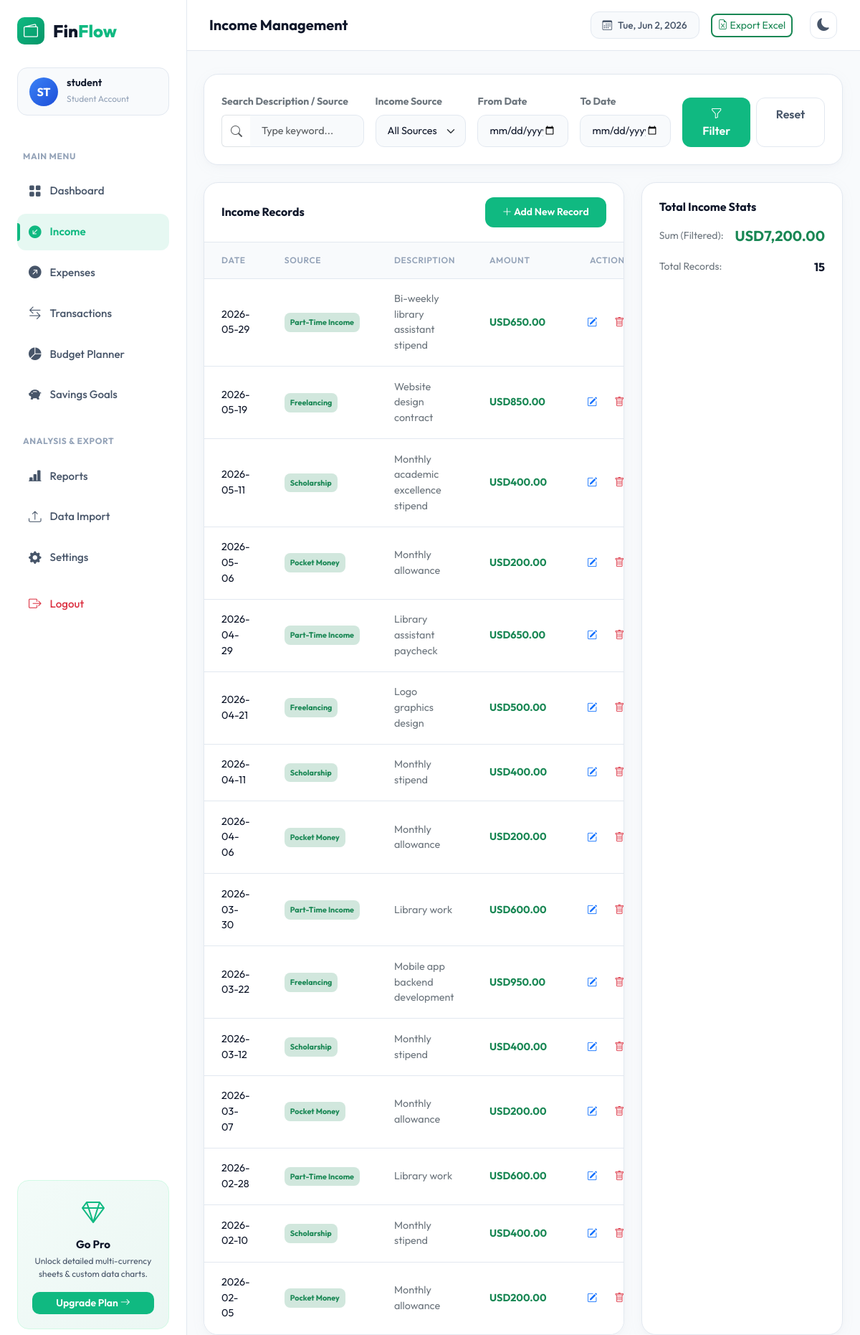
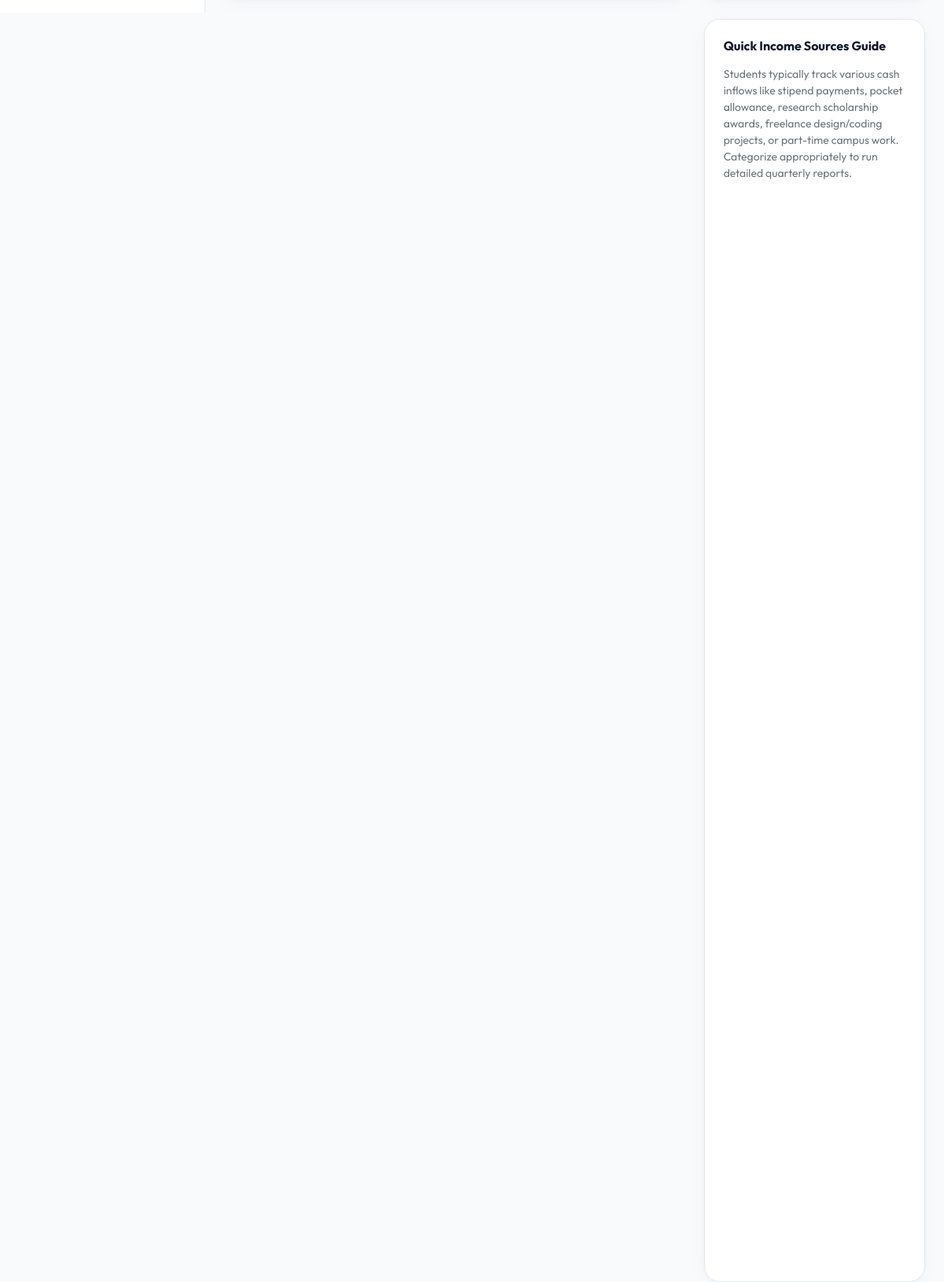
Screenshot of /income (signed in) with the database file from the repository (2 pictures, top to bottom).
### database/models.py (models this page shows, shortened)
class User(db.Model):
    __tablename__ = 'user'
    id = db.Column(db.Integer, primary_key=True)
    username = db.Column(db.String(100), unique=True, nullable=False)
    email = db.Column(db.String(120), unique=True, nullable=False)
    password_hash = db.Column(db.String(256), nullable=False)
    incomes = db.relationship('Income', backref='user', lazy=True, cascade="all, delete-orphan")
    expenses = db.relationship('Expense', backref='user', lazy=True, cascade="all, delete-orphan")
    budgets = db.relationship('Budget', backref='user', lazy=True, cascade="all, delete-orphan")
    savings_goals = db.relationship('SavingsGoal', backref='user', lazy=True, cascade="all, delete-orphan")
    settings = db.relationship('Settings', backref='user', uselist=False, lazy=True, cascade="all, delete-orphan")

class Income(db.Model):
    __tablename__ = 'income'
    id = db.Column(db.Integer, primary_key=True)
    user_id = db.Column(db.Integer, db.ForeignKey('user.id'), nullable=False)
    date = db.Column(db.Date, nullable=False, default=datetime.utcnow)
    source = db.Column(db.String(100), nullable=False)  # Part-Time Income, Freelancing, Scholarship, Pocket Money, Internship Stipend, Business Income, Other Income
    amount = db.Column(db.Float, nullable=False)
    description = db.Column(db.Text, nullable=True)

class Settings(db.Model):
    __tablename__ = 'settings'
    id = db.Column(db.Integer, primary_key=True)
    user_id = db.Column(db.Integer, db.ForeignKey('user.id'), nullable=False)
    currency = db.Column(db.String(10), nullable=False, default='USD')
    theme = db.Column(db.String(10), nullable=False, default='light')
    export_preference = db.Column(db.String(20), nullable=False, default='excel')
    is_premium = db.Column(db.Boolean, default=False, nullable=False)

### routes/income.py (the view)
@income_bp.route('/income', methods=['GET'])
def list_income():
    settings = get_current_settings()
    search_query = request.args.get('search', '')
    source_filter = request.args.get('source', '')
    start_date = request.args.get('start_date', '')
    end_date = request.args.get('end_date', '')
    query = Income.query.filter_by(user_id=session['user_id'])
    if search_query:
        query = query.filter(Income.description.like(f"%{search_query}%") | Income.source.like(f"%{search_query}%"))
    if source_filter:
        query = query.filter(Income.source == source_filter)
    if start_date:
        try:
            start_dt = datetime.strptime(start_date, '%Y-%m-%d').date()
            query = query.filter(Income.date >= start_dt)
        except ValueError:
            pass
    if end_date:
        try:
            end_dt = datetime.strptime(end_date, '%Y-%m-%d').date()
            query = query.filter(Income.date <= end_dt)
        except ValueError:
            pass
    incomes = query.order_by(Income.date.desc(), Income.id.desc()).all()
    sources = ["Part-Time Income", "Freelancing", "Scholarship", "Pocket Money", "Internship Stipend", "Business Income", "Other Income"]
    return render_template(
        'income.html',
        incomes=incomes,
        sources=sources,
        settings=settings,
        search=search_query,
        selected_source=source_filter,
        start_date=start_date,
        end_date=end_date
    )

### templates/income.html (shortened to what this page needs)
{% extends 'base.html' %}
{% block page_title %}Income Management{% endblock %}
{% block content %}
<div class="animate-fade-in">
    <div class="stat-card mb-4">
        <form action="{{ url_for('income.list_income') }}" method="GET" class="row g-3 align-items-end">
            <div class="col-lg-3 col-md-6">
                <label for="search" class="form-label small fw-bold text-secondary">Search Description / Source</label>
                <div class="input-group">
                    <span class="input-group-text bg-transparent border-end-0"><i class="bi bi-search text-muted"></i></span>
                    <input type="text" name="search" id="search" class="form-control border-start-0" placeholder="Type keyword..." value="{{ search }}">
                </div>
            </div>
            <div class="col-lg-2 col-md-6">
                <label for="source" class="form-label small fw-bold text-secondary">Income Source</label>
                <select name="source" id="source" class="form-select">
                    <option value="">All Sources</option>
                </select>
            </div>
            <div class="col-lg-2 col-md-6">
                <label for="start_date" class="form-label small fw-bold text-secondary">From Date</label>
                <input type="date" name="start_date" id="start_date" class="form-control" value="{{ start_date }}">
            </div>
            <div class="col-lg-2 col-md-6">
                <label for="end_date" class="form-label small fw-bold text-secondary">To Date</label>
                <input type="date" name="end_date" id="end_date" class="form-control" value="{{ end_date }}">
            </div>
            <div class="col-lg-3 col-md-12 d-flex gap-2">
                <button type="submit" class="btn btn-primary-custom w-100"><i class="bi bi-funnel"></i> Filter</button>
                <a href="{{ url_for('income.list_income') }}" class="btn btn-outline-custom w-100">Reset</a>
            </div>
        </form>
    </div>
    <div class="row g-4">
        <div class="col-lg-8">
            <div class="custom-table-card">
                <div class="custom-card-header">
                    <h6 class="m-0 fw-bold">Income Records</h6>
                    <button class="btn btn-primary-custom btn-sm" data-bs-toggle="modal" data-bs-target="#addIncomeModal">
                        <i class="bi bi-plus-lg"></i> Add New Record
                    </button>
                </div>
                <div class="table-responsive">
                    <table class="table custom-table">
                        <thead>
                            <tr>
                                <th>Date</th>
                                <th>Source</th>
                                <th>Description</th>
                                <th>Amount</th>
                                <th class="text-end">Actions</th>
                            </tr>
                        </thead>
                        <tbody>
                            {% if incomes %}
                                {% for inc in incomes %}
                                <tr>
                                    <td>{{ inc.date.strftime('%Y-%m-%d') }}</td>
                                    <td><span class="badge bg-success-subtle text-success p-2 rounded-3 fs-7">{{ inc.source }}</span></td>
                                    <td class="text-secondary">{{ inc.description or '-' }}</td>
                                    <td class="fw-bold text-success">{{ settings.currency if settings else '$' }}{{ "{:,.2f}".format(inc.amount) }}</td>
                                    <td class="text-end">
                                        <div class="d-inline-flex gap-2">
                                            <button class="btn btn-sm btn-outline-primary border-0 rounded-3"
                                                    data-bs-toggle="modal"
                                                    data-bs-target="#editIncomeModal"
                                                    data-id="{{ inc.id }}"
                                                    data-date="{{ inc.date.strftime('%Y-%m-%d') }}"
                                                    data-source="{{ inc.source }}"
                                                    data-amount="{{ inc.amount }}"
                                                    data-description="{{ inc.description or '' }}">
                                                <i class="bi bi-pencil-square"></i>
                                            </button>
                                            <form action="{{ url_for('income.delete_income', id=inc.id) }}" method="POST" class="m-0" onsubmit="return confirm('Are you sure you want to delete this record?');">
                                                <button type="submit" class="btn btn-sm btn-outline-danger border-0 rounded-3">
                                                    <i class="bi bi-trash"></i>
                                                </button>
                                            </form>
                                        </div>
                                    </td>
                                </tr>
                                {% endfor %}
                            {% else %}
                                <tr>
                                    <td colspan="5" class="text-center py-4 text-secondary">
                                        No income records found matching your filters.
                                    </td>
                                </tr>
                            {% endif %}
                        </tbody>
                    </table>
                </div>
            </div>
        </div>
        <div class="col-lg-4">
            <div class="stat-card mb-4">
                <h6 class="m-0 fw-bold mb-3">Total Income Stats</h6>
                <div class="d-flex justify-content-between align-items-center mb-3">
                    <span class="text-secondary small">Sum (Filtered):</span>
                    <span class="fw-bold text-success fs-5">
                        {{ settings.currency if settings else '$' }}{{ "{:,.2f}".format(incomes | map(attribute='amount') | sum) }}
                    </span>
                </div>
                <div class="d-flex justify-content-between align-items-center">
                    <span class="text-secondary small">Total Records:</span>
                    <span class="fw-bold">{{ incomes | length }}</span>
                </div>
            </div>
            <div class="stat-card">
                <h6 class="m-0 fw-bold mb-3">Quick Income Sources Guide</h6>
                <p class="text-secondary small">
                    Students typically track various cash inflows like stipend payments, pocket allowance, research scholarship awards, freelance design/coding projects, or part-time campus work. Categorize appropriately to run detailed quarterly reports.
                </p>
            </div>
        </div>
    </div>
</div>
{% endblock %}

### templates/base.html (shortened to what this page needs)
<!DOCTYPE html>
<html lang="en" data-theme="{{ settings.theme if settings else 'light' }}">
<head>
    <link href="https://cdn.jsdelivr.net/npm/bootstrap@5.3.3/dist/css/bootstrap.min.css" rel="stylesheet">
    <link href="https://cdn.jsdelivr.net/npm/bootstrap-icons@1.11.3/font/bootstrap-icons.min.css" rel="stylesheet">
    <link rel="stylesheet" href="{{ url_for('static', filename='css/styles.css') }}">
</head>
<body>
    <div class="app-container">
        <aside class="sidebar">
            <div class="sidebar-header">
                <div class="logo-area">
                    <span class="logo-icon"><i class="bi bi-wallet2"></i></span>
                    <span class="logo-text">Fin<span>Flow</span></span>
                </div>
            </div>
            {% if current_user %}
            <div class="profile-card">
                <div class="profile-avatar">
                    <span class="avatar-placeholder {% if settings and settings.is_premium %}avatar-pro{% endif %}">{{ current_user.username[:2].upper() }}</span>
                </div>
                <div class="profile-info">
                    <h6 class="profile-name">
                        {{ current_user.username }}
                    </h6>
                    <span class="profile-role">{% if settings and settings.is_premium %}Pro Student Account{% else %}Student Account{% endif %}</span>
                </div>
            </div>
            {% endif %}
            <nav class="sidebar-nav">
                <div class="nav-section-title">Main Menu</div>
                <a href="{{ url_for('dashboard.home') }}" class="nav-item {% if request.path == '/' %}active{% endif %}">
                    <i class="bi bi-grid-fill"></i>
                    <span>Dashboard</span>
                </a>
                <a href="{{ url_for('income.list_income') }}" class="nav-item {% if '/income' in request.path %}active{% endif %}">
                    <i class="bi bi-arrow-down-left-circle-fill"></i>
                    <span>Income</span>
                </a>
                <a href="{{ url_for('expense.list_expense') }}" class="nav-item {% if '/expense' in request.path %}active{% endif %}">
                    <i class="bi bi-arrow-up-right-circle-fill"></i>
                    <span>Expenses</span>
                </a>
                <a href="{{ url_for('dashboard.list_transactions') }}" class="nav-item {% if '/transactions' in request.path %}active{% endif %}">
                    <i class="bi bi-arrow-left-right"></i>
                    <span>Transactions</span>
                </a>
                <a href="{{ url_for('budget.list_budget') }}" class="nav-item {% if '/budget' in request.path %}active{% endif %}">
                    <i class="bi bi-pie-chart-fill"></i>
                    <span>Budget Planner</span>
                </a>
                <a href="{{ url_for('savings.list_savings') }}" class="nav-item {% if '/savings' in request.path %}active{% endif %}">
                    <i class="bi bi-piggy-bank-fill"></i>
                    <span>Savings Goals</span>
                </a>
                <div class="nav-section-title mt-4">Analysis & Export</div>
                <a href="{{ url_for('reports.view_reports') }}" class="nav-item {% if '/reports' in request.path %}active{% endif %}">
                    <i class="bi bi-bar-chart-line-fill"></i>
                    <span>Reports</span>
                </a>
                <a href="{{ url_for('export.import_data') }}" class="nav-item {% if '/import' in request.path %}active{% endif %}">
                    <i class="bi bi-upload"></i>
                    <span>Data Import</span>
                </a>
                <a href="{{ url_for('dashboard.view_settings') }}" class="nav-item {% if '/settings' in request.path %}active{% endif %}">
                    <i class="bi bi-gear-fill"></i>
                    <span>Settings</span>
                </a>
                <a href="{{ url_for('auth.logout') }}" class="nav-item text-danger mt-2">
                    <i class="bi bi-box-arrow-right text-danger"></i>
                    <span>Logout</span>
                </a>
            </nav>
            {% if not settings or not settings.is_premium %}
            <div class="sidebar-promo">
                <i class="bi bi-gem promo-icon"></i>
                <h5>Go Pro</h5>
                <p>Unlock detailed multi-currency sheets & custom data charts.</p>
                <button type="button" class="btn btn-promo btn-sm w-100" data-bs-toggle="modal" data-bs-target="#upgradeModal">Upgrade Plan <i class="bi bi-arrow-right"></i></button>
            </div>
            {% endif %}
        </aside>
        <main class="main-content">
            <header class="top-header">
                <div class="header-search">
                    <h5 class="m-0 page-title">{% block page_title %}Dashboard Overview{% endblock %}</h5>
                </div>
                <div class="header-actions">
                    <div class="date-badge d-none d-md-flex">
                        <i class="bi bi-calendar3"></i>
                        <span id="header-date">May 31, 2026</span>
                    </div>
                    <a href="{{ url_for('export.export_excel') }}" class="btn btn-sm btn-outline-success border-2 rounded-3 me-2">
                        <i class="bi bi-file-earmark-excel"></i> Export Excel
                    </a>
                    <form action="{{ url_for('dashboard.view_settings') }}" method="POST" id="theme-toggle-form" class="m-0">
                        <button type="submit" class="theme-toggle-btn" title="Toggle Light/Dark Mode">
                            {% if settings and settings.theme == 'dark' %}
                                <i class="bi bi-sun-fill"></i>
                            {% else %}
                                <i class="bi bi-moon-fill"></i>
                            {% endif %}
                        </button>
                    </form>
                </div>
            </header>
            <div class="content-body container-fluid px-4 py-3">
                {% block content %}{% endblock %}
            </div>
        </main>
    </div>
</body>
</html>

### rows the page displays
User: username "ST", username "student"
Income: date "2026-05-29", source "Part-Time Income", description "Bi-weekly library assistant stipend", amount "650.00"
Settings: currency "USD"
Income: date "2026-05-19", source "Freelancing", description "Website design contract", amount "850.00"
Income: date "2026-05-11", source "Scholarship", description "Monthly academic excellence stipend", amount "400.00"
Income: date "2026-05-06", source "Pocket Money", description "Monthly allowance", amount "200.00"
Income: date "2026-04-29", source "Part-Time Income", description "Library assistant paycheck", amount "650.00"
Income: date "2026-04-21", source "Freelancing", description "Logo graphics design", amount "500.00"
Income: date "2026-04-11", source "Scholarship", description "Monthly stipend", amount "400.00"
Income: date "2026-04-06", source "Pocket Money", description "Monthly allowance", amount "200.00"
Income: date "2026-03-30", source "Part-Time Income", description "Library work", amount "600.00"
Income: date "2026-03-22", source "Freelancing", description "Mobile app backend development", amount "950.00"
Income: date "2026-03-12", source "Scholarship", description "Monthly stipend", amount "400.00"
Income: date "2026-03-07", source "Pocket Money", description "Monthly allowance", amount "200.00"
Income: date "2026-02-28", source "Part-Time Income", description "Library work", amount "600.00"
Income: date "2026-02-10", source "Scholarship", description "Monthly stipend", amount "400.00"
Income: date "2026-02-05", source "Pocket Money", description "Monthly allowance", amount "200.00"

### other values shown
{{ "{:,.2f}".format(incomes | map(attribute='amount') | sum) }} "7,200.00"
{{ incomes | length }} "15"
